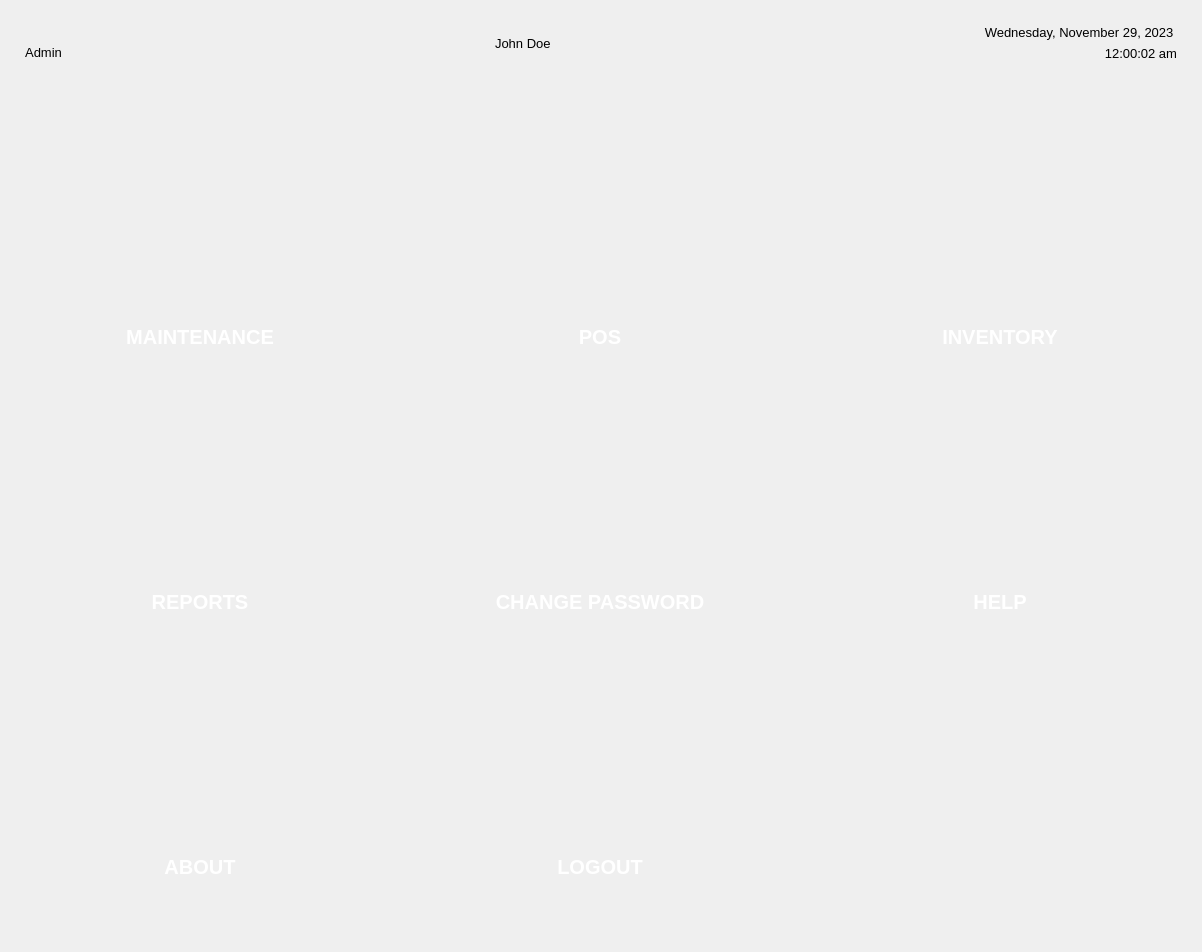
<?xml version="1.0" encoding="UTF-8"?>
<ui version="4.0">
 <class>MainWindow</class>
 <widget class="QMainWindow" name="MainWindow">
  <property name="geometry">
   <rect>
    <x>0</x>
    <y>0</y>
    <width>1202</width>
    <height>952</height>
   </rect>
  </property>
  <property name="windowTitle">
   <string>MainWindow</string>
  </property>
  <widget class="QWidget" name="mainwidget">
   <layout class="QHBoxLayout" name="horizontalLayout">
    <property name="leftMargin">
     <number>0</number>
    </property>
    <property name="topMargin">
     <number>0</number>
    </property>
    <property name="rightMargin">
     <number>0</number>
    </property>
    <property name="bottomMargin">
     <number>0</number>
    </property>
    <item>
     <widget class="QStackedWidget" name="stackedWidget">
      <property name="sizePolicy">
       <sizepolicy hsizetype="Preferred" vsizetype="Preferred">
        <horstretch>0</horstretch>
        <verstretch>0</verstretch>
       </sizepolicy>
      </property>
      <widget class="QWidget" name="stackedWidgetPage1">
       <layout class="QVBoxLayout" name="verticalLayout">
        <property name="leftMargin">
         <number>0</number>
        </property>
        <property name="topMargin">
         <number>0</number>
        </property>
        <property name="rightMargin">
         <number>0</number>
        </property>
        <property name="bottomMargin">
         <number>0</number>
        </property>
        <item>
         <widget class="QWidget" name="header" native="true">
          <layout class="QHBoxLayout" name="horizontalLayout_2">
           <property name="leftMargin">
            <number>25</number>
           </property>
           <property name="topMargin">
            <number>25</number>
           </property>
           <property name="rightMargin">
            <number>25</number>
           </property>
           <property name="bottomMargin">
            <number>25</number>
           </property>
           <item>
            <widget class="QWidget" name="widget_3" native="true">
             <property name="sizePolicy">
              <sizepolicy hsizetype="Fixed" vsizetype="Fixed">
               <horstretch>0</horstretch>
               <verstretch>0</verstretch>
              </sizepolicy>
             </property>
             <layout class="QVBoxLayout" name="verticalLayout_2">
              <property name="leftMargin">
               <number>0</number>
              </property>
              <property name="topMargin">
               <number>0</number>
              </property>
              <property name="rightMargin">
               <number>0</number>
              </property>
              <property name="bottomMargin">
               <number>0</number>
              </property>
              <item>
               <widget class="QLabel" name="logo">
                <property name="enabled">
                 <bool>true</bool>
                </property>
                <property name="maximumSize">
                 <size>
                  <width>250</width>
                  <height>80</height>
                 </size>
                </property>
                <property name="styleSheet">
                 <string notr="true"/>
                </property>
                <property name="text">
                 <string/>
                </property>
                <property name="textFormat">
                 <enum>Qt::AutoText</enum>
                </property>
                <property name="pixmap">
                 <pixmap resource="../../../assets/resourceFile.qrc">:/logos/Icons/logo1.png</pixmap>
                </property>
                <property name="scaledContents">
                 <bool>true</bool>
                </property>
                <property name="alignment">
                 <set>Qt::AlignCenter</set>
                </property>
                <property name="wordWrap">
                 <bool>false</bool>
                </property>
               </widget>
              </item>
              <item>
               <widget class="QLabel" name="label">
                <property name="font">
                 <font>
                  <pointsize>10</pointsize>
                  <bold>false</bold>
                 </font>
                </property>
                <property name="text">
                 <string>Admin</string>
                </property>
                <property name="alignment">
                 <set>Qt::AlignCenter</set>
                </property>
               </widget>
              </item>
             </layout>
            </widget>
           </item>
           <item>
            <spacer name="horizontalSpacer">
             <property name="orientation">
              <enum>Qt::Horizontal</enum>
             </property>
             <property name="sizeHint" stdset="0">
              <size>
               <width>40</width>
               <height>20</height>
              </size>
             </property>
            </spacer>
           </item>
           <item>
            <widget class="QLabel" name="username">
             <property name="font">
              <font>
               <pointsize>10</pointsize>
              </font>
             </property>
             <property name="text">
              <string>John Doe</string>
             </property>
            </widget>
           </item>
           <item>
            <spacer name="horizontalSpacer_2">
             <property name="orientation">
              <enum>Qt::Horizontal</enum>
             </property>
             <property name="sizeHint" stdset="0">
              <size>
               <width>40</width>
               <height>20</height>
              </size>
             </property>
            </spacer>
           </item>
           <item>
            <widget class="QWidget" name="widget" native="true">
             <layout class="QVBoxLayout" name="verticalLayout_3">
              <property name="leftMargin">
               <number>0</number>
              </property>
              <property name="topMargin">
               <number>0</number>
              </property>
              <property name="rightMargin">
               <number>0</number>
              </property>
              <property name="bottomMargin">
               <number>0</number>
              </property>
              <item>
               <widget class="QLabel" name="date">
                <property name="sizePolicy">
                 <sizepolicy hsizetype="Fixed" vsizetype="Preferred">
                  <horstretch>0</horstretch>
                  <verstretch>0</verstretch>
                 </sizepolicy>
                </property>
                <property name="font">
                 <font>
                  <pointsize>10</pointsize>
                 </font>
                </property>
                <property name="layoutDirection">
                 <enum>Qt::RightToLeft</enum>
                </property>
                <property name="text">
                 <string>Wednesday, November 29, 2023 </string>
                </property>
                <property name="alignment">
                 <set>Qt::AlignBottom|Qt::AlignRight|Qt::AlignTrailing</set>
                </property>
                <property name="wordWrap">
                 <bool>false</bool>
                </property>
                <property name="indent">
                 <number>-1</number>
                </property>
               </widget>
              </item>
              <item>
               <widget class="QLabel" name="time">
                <property name="font">
                 <font>
                  <pointsize>10</pointsize>
                 </font>
                </property>
                <property name="layoutDirection">
                 <enum>Qt::LeftToRight</enum>
                </property>
                <property name="text">
                 <string>12:00:02 am</string>
                </property>
                <property name="alignment">
                 <set>Qt::AlignRight|Qt::AlignTop|Qt::AlignTrailing</set>
                </property>
               </widget>
              </item>
             </layout>
            </widget>
           </item>
          </layout>
         </widget>
        </item>
        <item>
         <spacer name="verticalSpacer_2">
          <property name="orientation">
           <enum>Qt::Vertical</enum>
          </property>
          <property name="sizeHint" stdset="0">
           <size>
            <width>20</width>
            <height>40</height>
           </size>
          </property>
         </spacer>
        </item>
        <item>
         <widget class="QWidget" name="buttonGroup" native="true">
          <layout class="QGridLayout" name="gridLayout">
           <property name="leftMargin">
            <number>0</number>
           </property>
           <property name="topMargin">
            <number>0</number>
           </property>
           <property name="rightMargin">
            <number>0</number>
           </property>
           <property name="bottomMargin">
            <number>0</number>
           </property>
           <property name="horizontalSpacing">
            <number>0</number>
           </property>
           <property name="verticalSpacing">
            <number>25</number>
           </property>
           <item row="0" column="0">
            <widget class="QPushButton" name="maintenanceButton">
             <property name="minimumSize">
              <size>
               <width>400</width>
               <height>240</height>
              </size>
             </property>
             <property name="maximumSize">
              <size>
               <width>400</width>
               <height>280</height>
              </size>
             </property>
             <property name="font">
              <font>
               <pointsize>15</pointsize>
               <bold>true</bold>
              </font>
             </property>
             <property name="autoFillBackground">
              <bool>false</bool>
             </property>
             <property name="styleSheet">
              <string notr="true">QPushButton {
    background: #07BEB8 url(:/logos/Icons/maintenanceIcon.png) center no-repeat;
    color: white;
    border: none;
    border-radius: 5px;
	padding-top: 160px;
}

QPushButton:hover {
    background-color: #5FCAC4;
}

QPushButton:pressed {
    background-color: #058A84;
}
</string>
             </property>
             <property name="text">
              <string>MAINTENANCE</string>
             </property>
             <property name="iconSize">
              <size>
               <width>200</width>
               <height>200</height>
              </size>
             </property>
             <property name="autoRepeat">
              <bool>false</bool>
             </property>
             <property name="autoExclusive">
              <bool>false</bool>
             </property>
             <property name="autoDefault">
              <bool>false</bool>
             </property>
             <property name="default">
              <bool>false</bool>
             </property>
             <property name="flat">
              <bool>false</bool>
             </property>
            </widget>
           </item>
           <item row="2" column="1">
            <widget class="QPushButton" name="logoutButton">
             <property name="minimumSize">
              <size>
               <width>400</width>
               <height>240</height>
              </size>
             </property>
             <property name="maximumSize">
              <size>
               <width>400</width>
               <height>280</height>
              </size>
             </property>
             <property name="font">
              <font>
               <pointsize>15</pointsize>
               <bold>true</bold>
              </font>
             </property>
             <property name="styleSheet">
              <string notr="true">QPushButton {
    background: #07BEB8 url(:/logos/Icons/logoutIcon.png) center no-repeat;
    color: white;
    border: none;
    border-radius: 5px;
	padding-top: 160px;
}

QPushButton:hover {
    background-color: #5FCAC4;
}
QPushButton:pressed {
    background-color: #058A84;
}
</string>
             </property>
             <property name="text">
              <string>LOGOUT</string>
             </property>
            </widget>
           </item>
           <item row="0" column="1">
            <widget class="QPushButton" name="posButton">
             <property name="minimumSize">
              <size>
               <width>400</width>
               <height>240</height>
              </size>
             </property>
             <property name="maximumSize">
              <size>
               <width>400</width>
               <height>240</height>
              </size>
             </property>
             <property name="font">
              <font>
               <pointsize>15</pointsize>
               <bold>true</bold>
              </font>
             </property>
             <property name="styleSheet">
              <string notr="true">QPushButton {
    background: #07BEB8 url(:/logos/Icons/posIcon.png) center no-repeat;
    color: white;
    border: none;
    border-radius: 5px;
	padding-top: 160px;
}

QPushButton:hover {
    background-color: #5FCAC4;
}

QPushButton:pressed {
    background-color: #058A84;
}
</string>
             </property>
             <property name="text">
              <string>POS</string>
             </property>
            </widget>
           </item>
           <item row="2" column="0">
            <widget class="QPushButton" name="aboutButton">
             <property name="minimumSize">
              <size>
               <width>400</width>
               <height>240</height>
              </size>
             </property>
             <property name="maximumSize">
              <size>
               <width>400</width>
               <height>280</height>
              </size>
             </property>
             <property name="font">
              <font>
               <pointsize>15</pointsize>
               <bold>true</bold>
              </font>
             </property>
             <property name="styleSheet">
              <string notr="true">QPushButton {
    background: #07BEB8 url(:/logos/Icons/aboutIcon.png) center no-repeat;
    color: white;
    border: none;
    border-radius: 5px;
	padding-top: 160px;
}

QPushButton:hover {
    background-color: #5FCAC4;
}
QPushButton:pressed {
    background-color: #058A84;
}
</string>
             </property>
             <property name="text">
              <string>ABOUT</string>
             </property>
            </widget>
           </item>
           <item row="1" column="2">
            <widget class="QPushButton" name="helpButton">
             <property name="minimumSize">
              <size>
               <width>400</width>
               <height>240</height>
              </size>
             </property>
             <property name="maximumSize">
              <size>
               <width>400</width>
               <height>280</height>
              </size>
             </property>
             <property name="font">
              <font>
               <pointsize>15</pointsize>
               <bold>true</bold>
              </font>
             </property>
             <property name="styleSheet">
              <string notr="true">QPushButton {
    background: #07BEB8 url(:/logos/Icons/helpIcon.png) center no-repeat;
    color: white;
    border: none;
    border-radius: 5px;
	padding-top: 160px;
}

QPushButton:hover {
    background-color: #5FCAC4;
}
QPushButton:pressed {
    background-color: #058A84;
}
</string>
             </property>
             <property name="text">
              <string>HELP</string>
             </property>
            </widget>
           </item>
           <item row="1" column="1">
            <widget class="QPushButton" name="changePassButton">
             <property name="minimumSize">
              <size>
               <width>400</width>
               <height>240</height>
              </size>
             </property>
             <property name="maximumSize">
              <size>
               <width>400</width>
               <height>280</height>
              </size>
             </property>
             <property name="font">
              <font>
               <pointsize>15</pointsize>
               <bold>true</bold>
              </font>
             </property>
             <property name="styleSheet">
              <string notr="true">QPushButton {
    background: #07BEB8 url(:/logos/Icons/changePassIcon.png) center no-repeat;
    color: white;
    border: none;
    border-radius: 5px;
	padding-top: 160px;
}

QPushButton:hover {
    background-color: #5FCAC4;
}
QPushButton:pressed {
    background-color: #058A84;
}
</string>
             </property>
             <property name="text">
              <string>CHANGE PASSWORD</string>
             </property>
            </widget>
           </item>
           <item row="1" column="0">
            <widget class="QPushButton" name="reportsButton">
             <property name="minimumSize">
              <size>
               <width>400</width>
               <height>240</height>
              </size>
             </property>
             <property name="font">
              <font>
               <pointsize>15</pointsize>
               <bold>true</bold>
              </font>
             </property>
             <property name="styleSheet">
              <string notr="true">QPushButton {
    background: #07BEB8 url(:/logos/Icons/reportsIcon.png) center no-repeat;
    color: white;
    border: none;
    border-radius: 5px;
	padding-top: 160px;
}

QPushButton:hover {
    background-color: #5FCAC4;
}
QPushButton:pressed {
    background-color: #058A84;
}
</string>
             </property>
             <property name="text">
              <string>REPORTS</string>
             </property>
            </widget>
           </item>
           <item row="0" column="2">
            <widget class="QPushButton" name="inventoryButton">
             <property name="minimumSize">
              <size>
               <width>400</width>
               <height>240</height>
              </size>
             </property>
             <property name="maximumSize">
              <size>
               <width>400</width>
               <height>280</height>
              </size>
             </property>
             <property name="font">
              <font>
               <pointsize>15</pointsize>
               <bold>true</bold>
              </font>
             </property>
             <property name="styleSheet">
              <string notr="true">QPushButton {
    background: #07BEB8 url(:/logos/Icons/inventoryIcon.png)center no-repeat;
    color: white;
    border: none;
    border-radius: 5px;
	padding-top: 160px;
}

QPushButton:hover {
    background-color: #5FCAC4;
}
QPushButton:pressed {
    background-color: #058A84;
}
</string>
             </property>
             <property name="text">
              <string>INVENTORY</string>
             </property>
            </widget>
           </item>
          </layout>
         </widget>
        </item>
        <item>
         <spacer name="verticalSpacer">
          <property name="orientation">
           <enum>Qt::Vertical</enum>
          </property>
          <property name="sizeHint" stdset="0">
           <size>
            <width>20</width>
            <height>40</height>
           </size>
          </property>
         </spacer>
        </item>
       </layout>
      </widget>
     </widget>
    </item>
   </layout>
  </widget>
 </widget>
 <resources>
  <include location="../../../assets/resourceFile.qrc"/>
  <include location="../../../assets/resourceFile.qrc"/>
 </resources>
 <connections/>
</ui>
